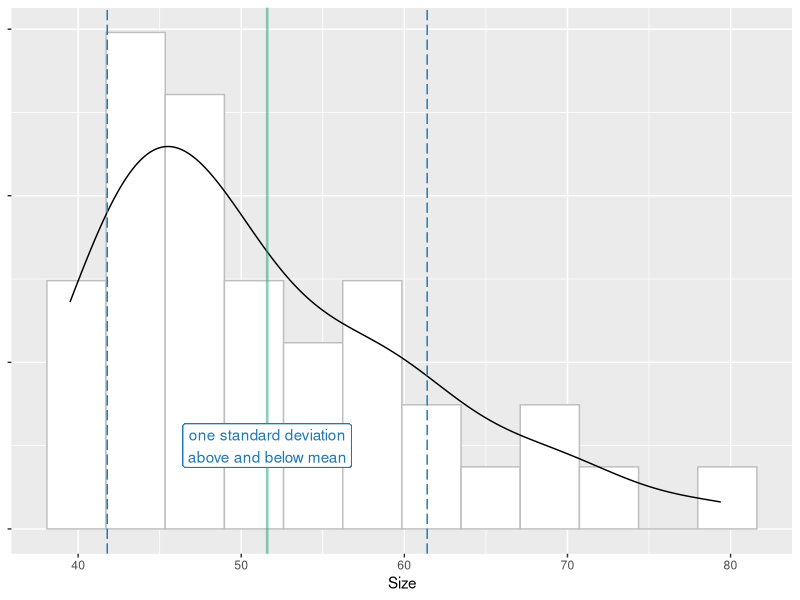

Source code (R):
library(tidyverse)
tumor_subset <- read_csv("../data/tumor_filtered.csv")

mean_tumor_size <- tumor_subset %>% 
  filter(Day == 0) %>% 
  summarise(tumor_size = mean(Size))

sd_size <- tumor_subset %>% 
  filter(Day == 0) %>% 
  summarise(sd_size = sd(Size))

sd_plot <- ggplot(filter(tumor_subset, Day == 0), aes(Size)) + 
  geom_histogram(aes(y=..density..), colour="gray", fill="white", bins = 12) + 
  geom_density() + 
  geom_vline(xintercept = mean_tumor_size[["tumor_size"]], color = "#1b9e77", lwd = .9, alpha=0.5) + 
  geom_vline(xintercept = mean_tumor_size[["tumor_size"]] + sd_size[["sd_size"]], color = "#1f78b4", lty = 5) + 
  geom_vline(xintercept = mean_tumor_size[["tumor_size"]] - sd_size[["sd_size"]], color = "#1f78b4", lty = 5) + 
  geom_label(label = "one standard deviation\nabove and below mean", x = mean_tumor_size[["tumor_size"]], y = .01, color = "#1f78b4") + 
  theme(axis.text.y = element_blank()) + 
  labs(y=NULL)

png("../fig/sd-plot.png")
sd_plot
dev.off()
